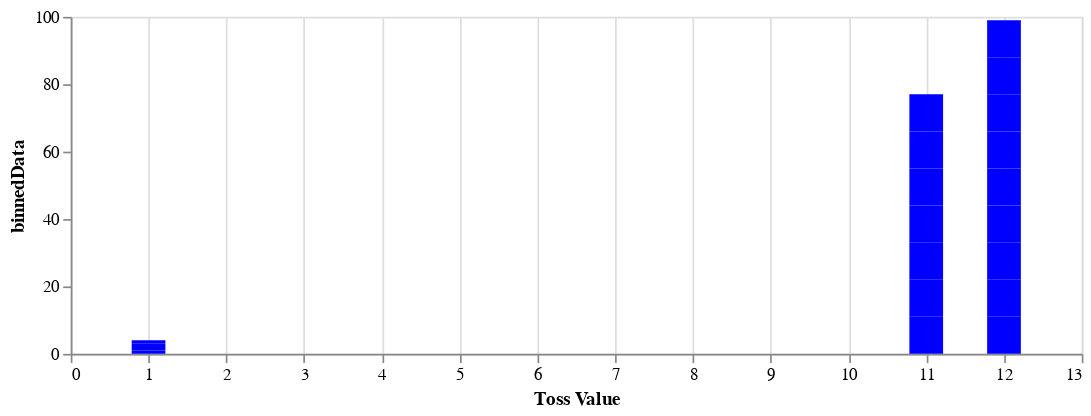

Notebook code for this chart:
### Code cell
samples <- takeFromModel 20 modelTrue
vlShow $ barPlot $ fromIntegral <$> samples

### Figure 1 — Vega-Lite specification as saved in the notebook (floating-point values rounded to 4 significant figures)
{"$schema": "https://vega.github.io/schema/vega-lite/v3.json", "config": {"axis": {"domainWidth": 1}, "bar": {"continuousBandSize": 20}, "selection": {"single": {"on": "dblclick"}}}, "data": {"values": [{"Result": 11}, {"Result": 11}, {"Result": 11}, {"Result": 12}, {"Result": 12}, {"Result": 11}, {"Result": 1}, {"Result": 1}, {"Result": 11}, {"Result": 1}, {"Result": 11}, {"Result": 12}, {"Result": 11}, {"Result": 12}, {"Result": 1}, {"Result": 12}, {"Result": 12}, {"Result": 12}, {"Result": 12}, {"Result": 12}]}, "description": "Probability Games", "encoding": {"x": {"axis": {"grid": true, "title": "Toss Value"}, "field": "Result", "type": "quantitative"}, "y": {"axis": {"grid": false}, "field": "binnedData", "type": "quantitative"}}, "height": 200, "mark": {"color": "blue", "opacity": 1, "type": "bar"}, "transform": [{"as": "binnedData", "bin": {"maxbins": 20}, "field": "Result"}], "width": 600}
